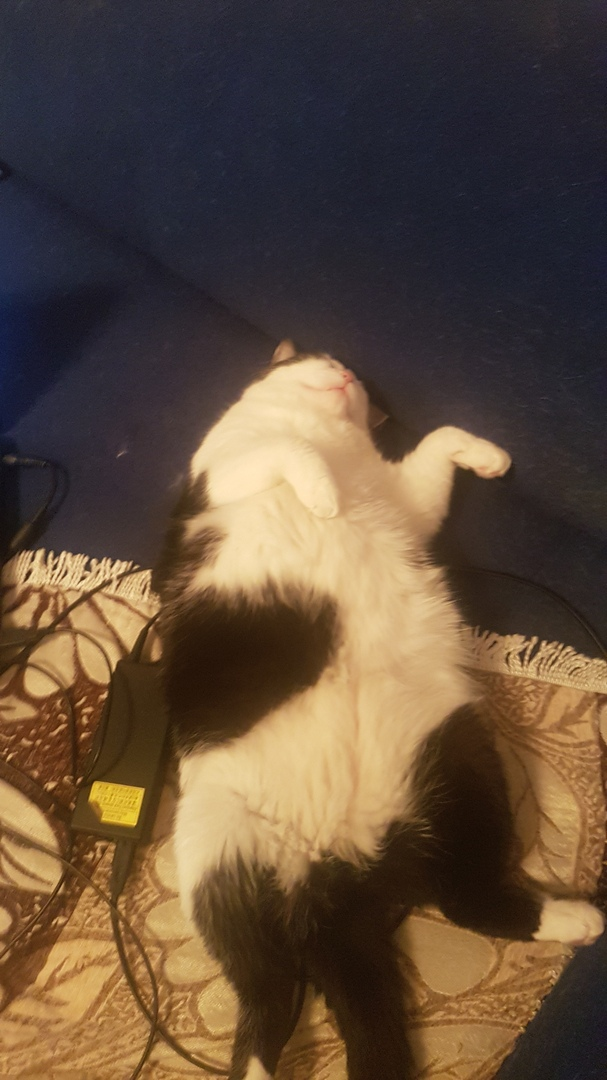
#> input picture images/cat2.jpg, 607 x 1080 px, found by its file name; its folder holds 2 pictures in this run
$ python resize.py   (older library calls are emulated)
#> lines starting #> are read from the running program, lines starting #| are printed output that depends on the picture
from PIL import Image
import os
from tornado import gen

# path = "/home/paul/PycharmProjects/models/cat-and-dog.jpg"
image_path = "/home/paul/PycharmProjects/diplom/backend/images"
saving_file = "/home/paul/PycharmProjects/diplom/backend/images_s"


@gen.coroutine
def resize(file):
#> called with file = 'cat2.jpg'
    file_name = file
    image_file = os.path.join(image_path, file_name)
    # for file in os.listdir(path):
    #     image_file = os.path.join(path, file)
    img_org = Image.open(image_file)
#> img_org is the input picture: PIL image 607x1080 RGB; mean R, G, B 95.7, 76.7, 59.4
    # get the size of the original image
    width_org, height_org = img_org.size
#> width_org = 607; height_org = 1080
    # set the resizing factor so the aspect ratio can be retained
    # factor > 1.0 increases size
    # factor < 1.0 decreases size
    factor = 0.5
    width = 384
    height = 512
    # best down-sizing filter
    img_anti = img_org.resize((width, height), Image.ANTIALIAS)
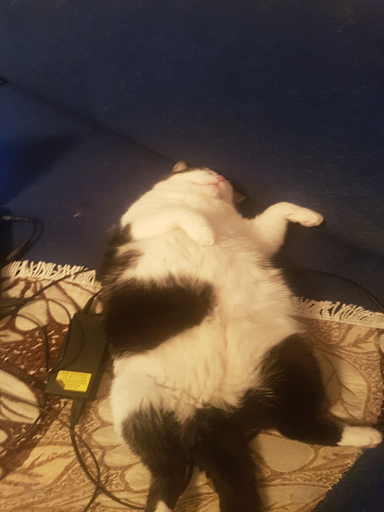
#> img_anti: PIL image 384x512 RGB; mean R, G, B 95.7, 76.7, 59.4
    # split image filename into name and extension
    name, ext = os.path.splitext(file_name)
    # create a new file name for saving the result
    new_image_file = "%s%s%s" % (name, str(factor), ext)
    # img_anti.save("./images0.5/" + file)
    img_anti.save(os.path.join(saving_file, "cat05.jpg"), img_org.format)


resize("cat2.jpg")
